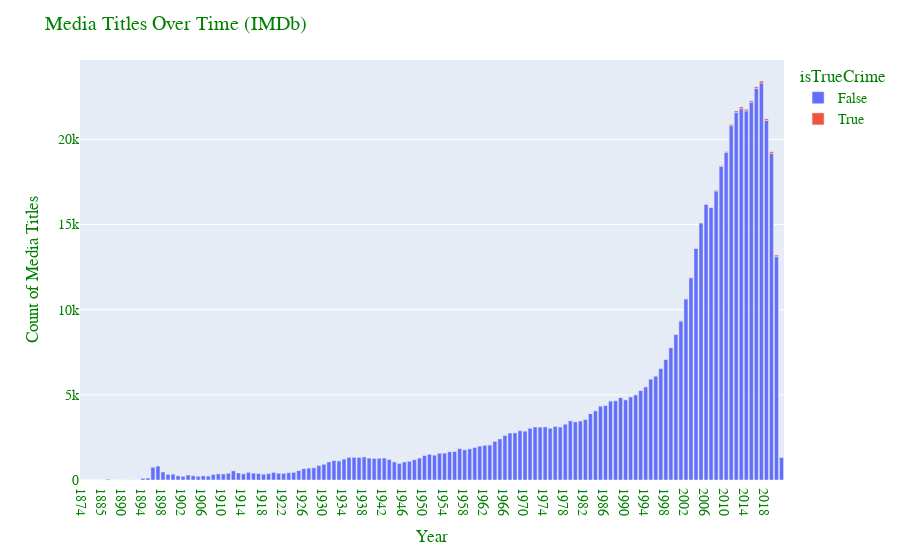

Notebook code for this chart:
### Markdown cell above
### __Could this just be the result of media content increasing overall?__

Create a time series chart from the media_titles dataframe, with the x axis being years and the y being the count of titles.  One line should be the overall count of titles, and one line should the count of True Crime titles.

 _Assumptions:_
  * IMDB is _comprehensive_, meaning it has all the titles we need to truly get a count of titles, both overall and for True Crime media.  We have already cleaned the data and dropped many titles, so we can only use this data to approximately _compare the years_ to each other.

### Code cell
media_titles_count = media_titles.groupby(['startYear', 'isTrueCrime'])['tconst'].count().reset_index()
fig = px.bar(media_titles_count, x="startYear", y="tconst", color='isTrueCrime')


fig.update_layout(
    title="Media Titles Over Time (IMDb)",
    xaxis_title="Year",
    yaxis_title="Count of Media Titles",
    font=dict(
        family="Times New Roman",
        size=14,
        color="Green"
    )
)

### Figure 1 — Plotly figure (JSON) as saved in the notebook; plotly's stock layout.template omitted (floating-point values rounded to 4 significant figures; data arrays with more than 128 entries replaced by an {"elided": "..."} marker saying what was removed)
{"data": [{"alignmentgroup": "True", "hovertemplate": "isTrueCrime=False<br>startYear=%{x}<br>tconst=%{y}<extra></extra>", "legendgroup": "False", "marker": {"color": "#636efa"}, "name": "False", "offsetgroup": "False", "orientation": "v", "showlegend": true, "textposition": "auto", "type": "bar", "x": {"elided": "140 str values"}, "xaxis": "x", "y": {"elided": "140 int values"}, "yaxis": "y"}, {"alignmentgroup": "True", "hovertemplate": "isTrueCrime=True<br>startYear=%{x}<br>tconst=%{y}<extra></extra>", "legendgroup": "True", "marker": {"color": "#EF553B"}, "name": "True", "offsetgroup": "True", "orientation": "v", "showlegend": true, "textposition": "auto", "type": "bar", "x": ["1925", "1934", "1936", "1937", "1951", "1955", "1963", "1970", "1971", "1973", "1974", "1977", "1978", "1980", "1981", "1983", "1984", "1986", "1987", "1988", "1989", "1990", "1991", "1992", "1993", "1994", "1995", "1996", "1997", "1998", "1999", "2000", "2001", "2002", "2003", "2004", "2005", "2006", "2007", "2008", "2009", "2010", "2011", "2012", "2013", "2014", "2015", "2016", "2017", "2018", "2019", "2020", "2021"], "xaxis": "x", "y": [1, 1, 5, 1, 1, 1, 2, 1, 1, 1, 2, 1, 2, 2, 2, 1, 5, 1, 6, 7, 4, 2, 5, 11, 6, 8, 6, 9, 6, 12, 13, 21, 23, 15, 22, 20, 16, 31, 26, 45, 40, 45, 68, 93, 106, 95, 87, 94, 114, 98, 92, 91, 13], "yaxis": "y"}], "layout": {"barmode": "relative", "font": {"color": "Green", "family": "Times New Roman", "size": 14}, "legend": {"title": {"text": "isTrueCrime"}, "tracegroupgap": 0}, "margin": {"t": 60}, "title": {"text": "Media Titles Over Time (IMDb)"}, "xaxis": {"anchor": "y", "domain": [0, 1], "title": {"text": "Year"}}, "yaxis": {"anchor": "x", "domain": [0, 1], "title": {"text": "Count of Media Titles"}}}}
